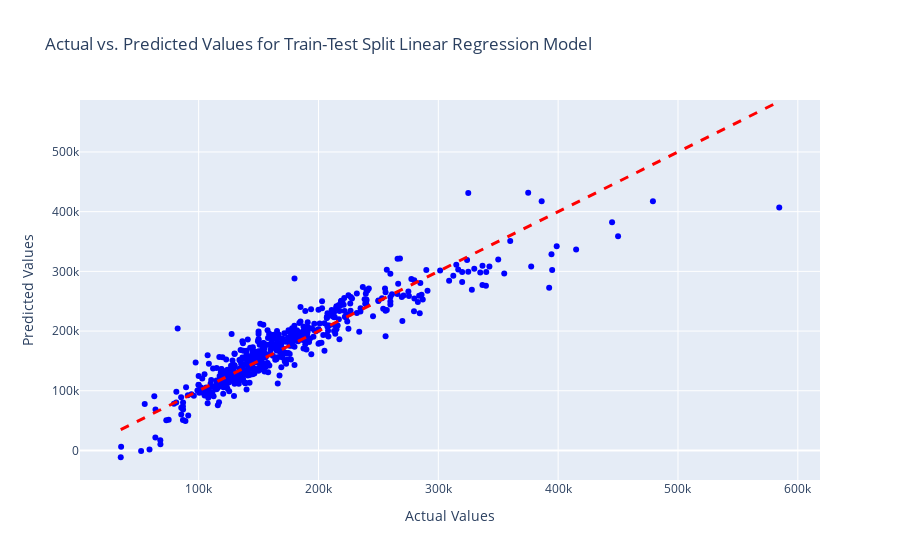
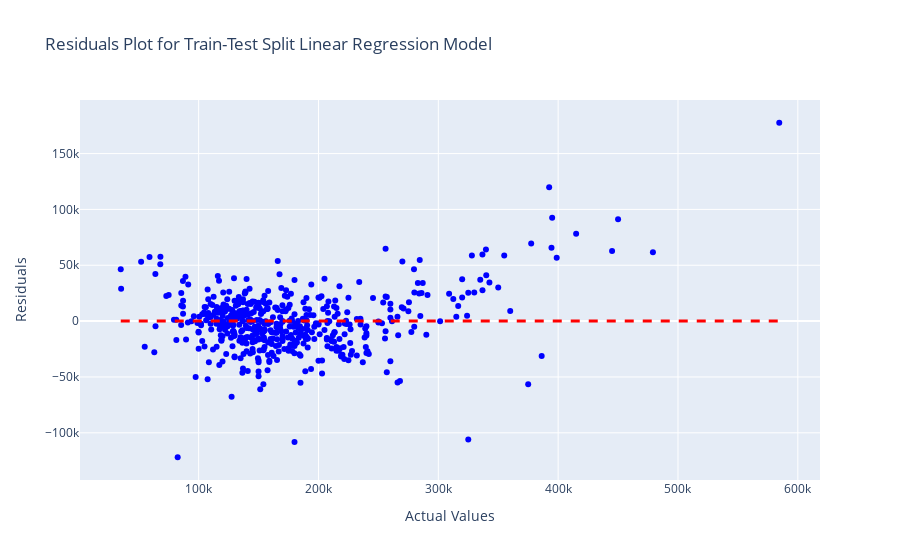

Source (notebook cell) for these figures, in order:
### Markdown cell above
I was originally using the full dataset to train my model and test it on the same data. We will now look at how the results are from splitting the data.

### Code cell
X_train, X_test, y_train, y_test = train_test_split(X, y, test_size=0.2, random_state=42)

# Initialize the linear regression model
model = LinearRegression()

# Train the model on the training data
model.fit(X_train, y_train)

# Make predictions on the test set
predictions = model.predict(X_test)

# Rsquared value
print("R Squared on the test set:", r2_score(y_test, predictions))


# Mean Squared Error (MSE) on the test set
mse = mean_squared_error(y_test, predictions)
print("Mean Squared Error (MSE) on the test set:", mse)

# Root Mean Squared Error (RMSE) on the test set
rmse = mean_squared_error(y_test, predictions, squared=False)
print("Root Mean Squared Error (RMSE) on the test set:", rmse)


# Create a scatter plot with Plotly
fig = go.Figure()

# Add a scatter plot for actual vs. predicted values on the test set
fig.add_trace(go.Scatter(x=y_test, y=predictions, mode='markers', marker=dict(color='blue'), 
                         name='Actual vs. Predicted'))
# Add a diagonal line for perfect predictions
fig.add_shape(type="line", x0=min(y_test), x1=max(y_test), y0=min(y_test), y1=max(y_test),
              line=dict(color="red", width=3, dash='dash'),
              name="Perfect Predictions")

# Update layout and axis labels
fig.update_layout(title="Actual vs. Predicted Values for Train-Test Split Linear Regression Model",
                  xaxis_title="Actual Values",
                  yaxis_title="Predicted Values")

# Show the plot
fig.show()

# Plotting residuals
residuals = y_test - predictions
fig2 = go.Figure()

# Add a scatter plot for actual values and residuals on the test set
fig2.add_trace(go.Scatter(x=y_test, y=residuals, mode='markers', marker=dict(color='blue'), 
                         name='Residuals'))

# Add a horizontal line at y=0 for reference
fig2.add_shape(type="line", x0=min(y_test), x1=max(y_test), y0=0, y1=0,
              line=dict(color="red", width=3, dash='dash'),
              name="Zero Residuals Line")

fig2.update_layout(title="Residuals Plot for Train-Test Split Linear Regression Model",
                  xaxis_title="Actual Values",
                  yaxis_title="Residuals")

fig2.show()

print('\n')

### Figure 1 — Plotly figure (JSON) as saved in the notebook; plotly's stock layout.template omitted (floating-point values rounded to 4 significant figures; data arrays with more than 128 entries replaced by an {"elided": "..."} marker saying what was removed)
{"data": [{"marker": {"color": "blue"}, "mode": "markers", "name": "Actual vs. Predicted", "type": "scatter", "x": {"elided": "516 int values"}, "y": {"elided": "516 float values"}}], "layout": {"autosize": true, "shapes": [{"line": {"color": "red", "dash": "dash", "width": 3}, "name": "Perfect Predictions", "type": "line", "x0": 35000, "x1": 584500, "y0": 35000, "y1": 584500}], "title": {"text": "Actual vs. Predicted Values for Train-Test Split Linear Regression Model"}, "xaxis": {"autorange": true, "range": [1679.0, 617800.0], "title": {"text": "Actual Values"}, "type": "linear"}, "yaxis": {"autorange": true, "range": [-57180.0, 589900.0], "title": {"text": "Predicted Values"}, "type": "linear"}}}

### Figure 2 — Plotly figure (JSON) as saved in the notebook; plotly's stock layout.template omitted (floating-point values rounded to 4 significant figures; data arrays with more than 128 entries replaced by an {"elided": "..."} marker saying what was removed)
{"data": [{"marker": {"color": "blue"}, "mode": "markers", "name": "Residuals", "type": "scatter", "x": {"elided": "516 int values"}, "y": {"elided": "516 float values"}}], "layout": {"autosize": true, "shapes": [{"line": {"color": "red", "dash": "dash", "width": 3}, "name": "Zero Residuals Line", "type": "line", "x0": 35000, "x1": 584500, "y0": 0, "y1": 0}], "title": {"text": "Residuals Plot for Train-Test Split Linear Regression Model"}, "xaxis": {"autorange": true, "range": [1679.0, 617800.0], "title": {"text": "Actual Values"}, "type": "linear"}, "yaxis": {"autorange": true, "range": [-146600.0, 202300.0], "title": {"text": "Residuals"}, "type": "linear"}}}
